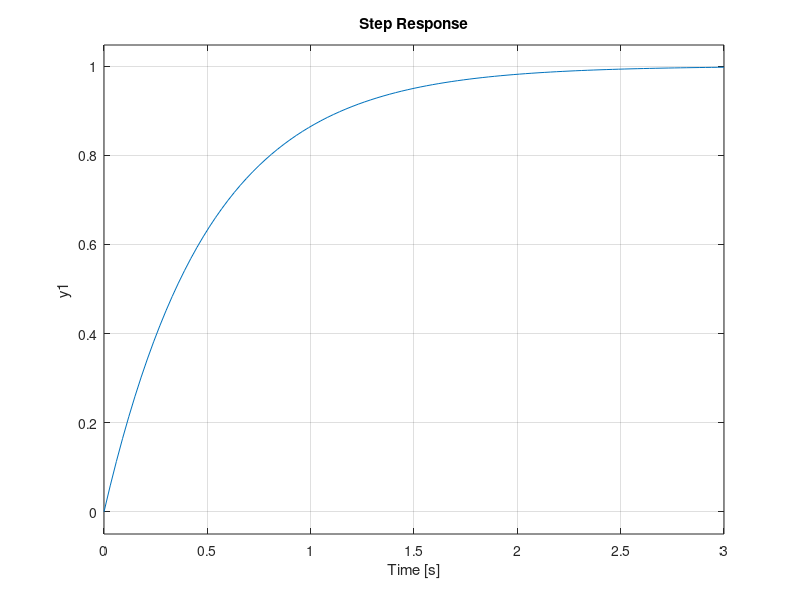

Here is the MATLAB script that generated this plot:
%%  Rotorcraft Parameters
%
%   This is just a test-file
%
%   Authors: Kostas Alexis (konstantinos.alexis@mavt.ethz.ch)

%%  Step 1: Assume some second order closed loop attitude dynamics
disp('### Define the Attitude Subsystem Closed-Loop Dynamics');

A_rp = [0 1; 0 -10];
B_rp = [0; 10];
C_rp = eye(2);
D_rp = zeros(2,1);

A_y = [0 1; 0 -2;];
B_y = [0; 2];
C_y = eye(2);
D_y = zeros(2,1);

sys_rp = ss(A_rp,B_rp,C_rp,D_rp);
sys_y = ss(A_y,B_y,C_y,D_y);

close all
subplot(2,1,1); step(sys_rp(2,1)); grid on;
subplot(2,1,2); step(sys_y(2,1)); grid on;

%%  Step 2: Assume a first order thrust model
disp('### Define Thrust Model');

A_t = -1;
B_t = 1;
C_t = 1;
D_t = 0;

sys_t = ss(A_t,B_t,C_t,D_t);


%%  Cascade the attitude - thrust dynamics with the translational dynamics
disp('### Cascade the Attitude-Thrust Dynamics with the Translational Dynamics');
disp('!!! -> sys_x, sys_y WE ASSUME WE ONLY MEASURE VELOCITY');

m = 1.0;
g = 9.8065; % m/s^2
DF_x = -5;
A_x =  [0   1   0   0;
        0   DF_x   g   0;
        0   0   A_rp(1,1)   A_rp(1,2);
        0   0   A_rp(2,1)   A_rp(2,2);];
B_x = [ 0; 0; B_rp(1); B_rp(2) ];
C_x = eye(4);% C_x(1,1) = 0; C_x(3,3) = 0; C_x(4,4) = 0;
% C_x = eye(4);
D_x = zeros(4,1);

A_y = A_x;
A_y(2,3) = - A_y(2,3);
B_y = B_x;
C_y = C_x;
D_y = D_x;

A_z = [0 1 0;
       0 0 (1/m);
       0 0 A_t(1);];
B_z = [0; 0; B_t(1);];
C_z = eye(3); %C_z(1,1) = 0; C_z(3,3) = 0;
D_z = zeros(3,1);

sys_x = ss(A_x,B_x,C_x,D_x);
sys_y = ss(A_y,B_y,C_y,D_y);
sys_z = ss(A_z,B_z,C_z,D_z);

%%  Discretize
disp('### Discretize')
Ts = 0.02;

sys_x_d = c2d(sys_x,Ts,'zoh');
sys_y_d = c2d(sys_y,Ts,'zoh');
sys_z_d = c2d(sys_z,Ts,'zoh');